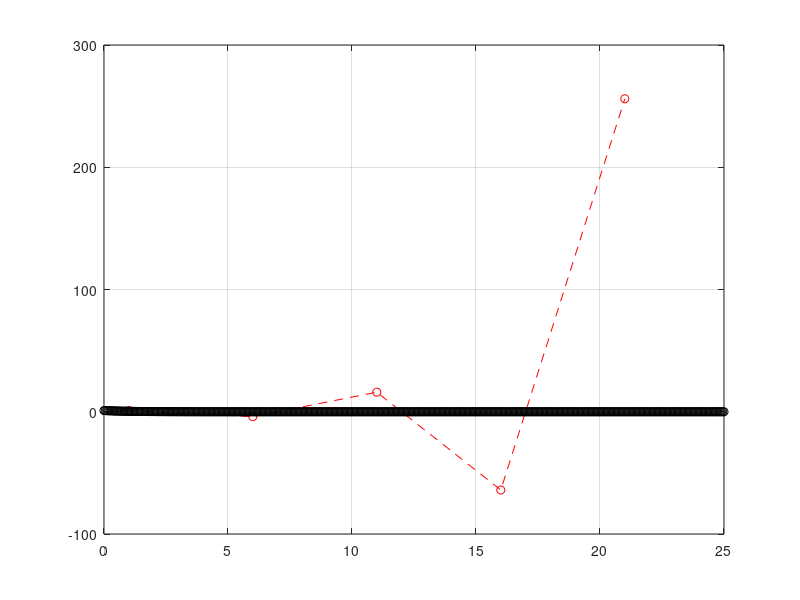

MATLAB code to generate this figure:
clear
clc

%%
lam=-1;
finalTime=25;
y0=1;

h=input('input the number');

yNum(1)=y0;
tNum=1:h:finalTime;

for i = 1:length(tNum)-1
    ydot=lam.*yNum(i);
    yNum(i+1)=yNum(i)+h.*ydot;
    tNum(i+1)=tNum(i)+h;
end
N1=i+1;
figure(1);
hold on 
box on
grid on
plot(tNum,yNum,'ro--');

y_sol=@(t) y0*exp(lam*t);
N=500;
tExact=linspace(0,finalTime,N);
yExact=y_sol(tExact);
plot(tExact,yExact,'ok');
